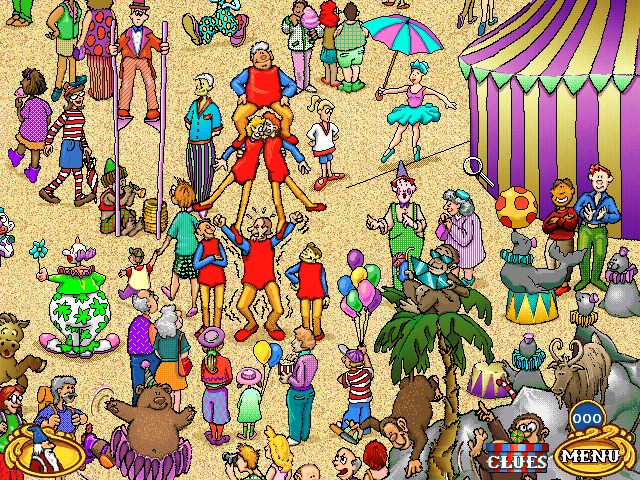
#> input picture assets/ga/ga5-norms/q1/waldo1.png, 640 x 480 px
$ jupyter execute --allow-errors Image_as_Matrices.ipynb   (shell and % lines are left out)
#> lines starting #> are read from the running program, lines starting #| are printed output that depends on the picture
[cell 1]
import numpy as np
import numpy.linalg as la
import matplotlib.pyplot as plt

## Goals for this group activity:

This notebook will provide:

- intro to image as data
- intro to rgb color space
- test your knowledge of norms

##  Image as Data

A picture, in the real world, is a two-dimensional representation of something.  That _something_ can be three-dimensional or itself flat.

We will use the library `skimage` to import the image:

[cell 2]
from skimage.io import imread

[cell 3]
waldo_color_filename = 'waldo1.png'
waldo_color = imread( waldo_color_filename )
#> waldo_color is the input picture: shape (480, 640, 3); mean R, G, B 166.7, 142.6, 109

We can display the image using `plt.imshow`

[cell 4]
plt.figure(figsize = (10,10))
plt.imshow(waldo_color)

Now your image is represented in the form of a numpy array:

[cell 5]
type(waldo_color)

**Try this!**

And you can start performing computations just like you do with other data. For example, take a look at the shape your image data:

[cell 6]
#clear
waldo_color.shape
#> Out = (480, 640, 3)

##### Why do we have "4 layers" representing the above image, instead of 1?
We will soon be talking about this! But let's first see how we can get images from just one layer.

## Gray scale

Here we create a 5x5 array of random numbers between 0 and 1. In the example below, we use a gray scale mapping for the colors, where 0 corresponds to black and 1 corresponds to white.

[cell 7]
random_colors = np.random.rand(25).reshape(5,5)
print(random_colors)
plt.imshow(random_colors, cmap='gray' )
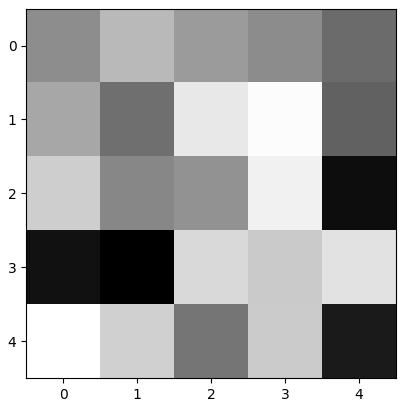
#> figure drawn by matplotlib, 1 panel

## RGB Colors

RGB color space constructs all the colors from the combination of the Red, Green and Blue colors (it is just a linear combination!)

In our grayscale image, each pixel tone is defined by a value between 0 and 1. In a colored image, each pixel color is obtained by a given amount of red, given amount of green and a given amount of blue, and are stored in [24 bits](https://en.wikipedia.org/wiki/Color_depth#True_color_(24-bit)) format: 8 bits to describe the amount of each color (red, green, and blue). RBGA color space adds 8 bits to describe the _alpha_ channel, or transparency of the pixel.  The illustration below shows how different colors can be represented using 24 bits (not including the transparency channel):

Recall that $(11111111)_{2} = (255)_{10}$, meaning that each color value will vary from 0 to 255.

## 3D array for color images

We can now think of your colored image as a three dimensional array, where each layer of the array corresponds to a different color channel.

## Back to the Waldo Image

**Try this!**

We can inspect the entries of the color Waldo image `waldo_color`. Take a look at the maximum value and the minimum value.

[cell 8]
#clear
print(waldo_color.min())
#| 0
print(waldo_color.max())
#| 255

and observe that indeed the values for each pixel vary between 0 and 255. We now know that the "4 layers" correspond to each RGB channel, and the transparency channel. We can use Python slicing to get the color for a given pixel:

[cell 9]
waldo_color[4,5,:]
#> Out = [231, 227, 134]

## Help us finding Waldo!

Waldo's gone missing again.
Time to solve the problem once and for all with the power of <em>norms</em>.
    Norms provide a measure of 'magnitude' for a vector or 'distance' given the difference between two vectors.
    For arrays that represent images (as in this problem), a small distance indicates a high degree of similarity between images.

To make this problem simpler, we will first convert the image from rgb scale to grayscale, such that our image can be represented by a matrix (only one laywer). We will again use the library `skimage`:

[cell 10]
from skimage.color import rgb2gray
from skimage.color import rgba2rgb

#> (a cell that did not finish here is left out)

[cell 12]
plt.figure(figsize = (10,10))
#> (the rest of this cell did not finish here and is left out)

Check the shape of your new image `waldo_gray`:

#> (a cell that did not finish here is left out)

Great! We now have the image represented as a matrix.

For this problem, we want to use the **$2$-norm (or Euclidean norm)**. A vector $2$-norm $||\mathbf x||_2$ assigns to every vector $\mathbf{x}\in\mathbb{R}^n$ a nonnegative number by $$||\mathbf{x}||_2 = {\left(\sum^n x^2_i \right)}^{1/2}. $$

The function <code>numpy.linalg.norm</code> computes by default the vector $2$-norm.

We could flatten the image, to transform it from a 2d array into a 1d array, and then apply the vector $2$-norm above.

#> (a cell that did not finish here is left out)

This procedure corresponds to the Frobenius norm (and <strong>not</strong> the induced matrix $2$-norm) which is given by:
$$||X||_F = {\left(\sum^n\sum_{j=1}^m X_{ij}^2 \right)}^{1/2},$$
which is the default norm computed when we use the  function <code>numpy.linalg.norm</code> with a 2d array as input argument.

**Try this!**

Compute the norm of the array `waldo_gray` passing the 2d array as argument, and compare with the result when you pass the flatten 1d array as argument

#> (a cell that did not finish here is left out)

Waldo face is given in the following numpy array:

[cell 16]
waldo_face = np.load('face.npy')
#> (reads assets/ga/ga5-norms/q1/face.npy from the repository)
